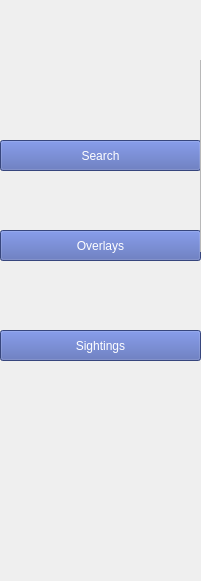
   <widget class="QWidget" name="menu" native="true">
    <property name="geometry">
     <rect>
      <x>0</x>
      <y>50</y>
      <width>201</width>
      <height>581</height>
     </rect>
    </property>
    <widget class="QPushButton" name="searchBut">
     <property name="geometry">
      <rect>
       <x>0</x>
       <y>140</y>
       <width>201</width>
       <height>31</height>
      </rect>
     </property>
     <property name="styleSheet">
      <string notr="true">font: 16pt &quot;Palatino Linotype&quot;;
background-color: rgb(77, 98, 175);
color: rgb(255, 255, 255);</string>
     </property>
     <property name="text">
      <string>Search</string>
     </property>
    </widget>
    <widget class="QPushButton" name="overlayBut">
     <property name="geometry">
      <rect>
       <x>0</x>
       <y>230</y>
       <width>201</width>
       <height>31</height>
      </rect>
     </property>
     <property name="styleSheet">
      <string notr="true">background-color: rgb(77, 98, 175);
color: rgb(255, 255, 255);
font: 16pt &quot;Palatino Linotype&quot;;</string>
     </property>
     <property name="text">
      <string>Overlays</string>
     </property>
    </widget>
    <widget class="QPushButton" name="sightingBut">
     <property name="geometry">
      <rect>
       <x>0</x>
       <y>330</y>
       <width>201</width>
       <height>31</height>
      </rect>
     </property>
     <property name="styleSheet">
      <string notr="true">background-color: rgb(77, 98, 175);
color: rgb(255, 255, 255);
font: 16pt &quot;Palatino Linotype&quot;;</string>
     </property>
     <property name="text">
      <string>Sightings</string>
     </property>
    </widget>
    <widget class="QGraphicsView" name="graphicsView">
     <property name="geometry">
      <rect>
       <x>200</x>
       <y>60</y>
       <width>256</width>
       <height>192</height>
      </rect>
     </property>
    </widget>
   </widget>
